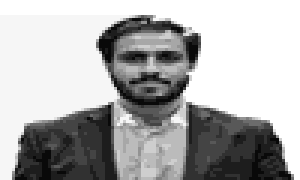
#> input picture source-prepped.png, 100 x 60 px (shown 3 times larger)
$ python -i prep_photo.py   (imports and definitions only)
#> lines starting #> are read from the running program, lines starting #| are printed output that depends on the picture; after the words box and inside, x2 and y2 are one past the last pixel; in counts of white or black regions, pixels touching at a corner belong together
#> further down, picture is the input picture: shape (60, 100, 3); min 9, max 255, mean 175
"""Prep a photo for ASCII conversion.

Pipeline: isolate the subject, boost local contrast (CLAHE), composite onto
pure white so the background maps to blank space in the ASCII ramp.

Subject isolation strategy:
  1. If `rembg` is installed, use it (best for busy backgrounds).
  2. Otherwise chroma-key against the background color sampled from the
     image corners (works great for flat studio-style backgrounds).

Usage:
    python scripts/prep_photo.py <photo> [out.png]

Output: grayscale PNG (default: source-prepped.png) ready for make_ascii_svg.py.
Only needed when the source photo changes — the daily workflow never runs this.
"""
import sys

import cv2
import numpy as np


def remove_bg_rembg(bgr):
    from rembg import remove  # optional dependency

    rgba = remove(cv2.cvtColor(bgr, cv2.COLOR_BGR2RGBA))
    return rgba[:, :, 3]  # alpha mask


def remove_bg_chroma(bgr, tol=32.0):
    """Mask = pixels far (in Lab) from the corner-sampled background color."""
#> called with tol = 32
    lab = cv2.cvtColor(bgr, cv2.COLOR_BGR2LAB).astype(np.float32)
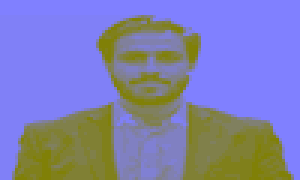
#> lab: shape (60, 100, 3) float32 (shown 3 times larger); mean B, G, R 177.2, 128, 128
    h, w = lab.shape[:2]
#> h = 60; w = 100
    ps = max(4, min(h, w) // 40)
#> ps = 4
    corners = np.vstack(
        [
            lab[:ps, :ps].reshape(-1, 3),
            lab[:ps, -ps:].reshape(-1, 3),
        ]
    )  # top corners only: subjects usually occupy the bottom edge
#> corners = 32 rows, first 8: [255, 128, 128], [255, 128, 128], [255, 128, 128], [255, 128, 128], [255, 128, 128], [255, 128, 128], [255, 128, 128], [255, 128, 128]
    bg = np.median(corners, axis=0)
#> bg = [255, 128, 128]
    dist = np.linalg.norm(lab - bg, axis=2)
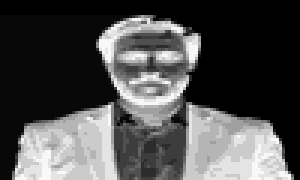
#> dist: shape (60, 100) float32 (shown 3 times larger); min 0, max 248, mean 77.8
    mask = (dist > tol).astype(np.uint8) * 255
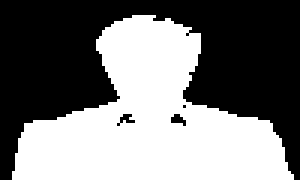
#> mask: shape (60, 100) (shown 3 times larger); 47% white; 1 white region, box (x1, y1, x2, y2) and area: (4, 5, 98, 60) 2821
    # clean speckle and close small holes
    k = cv2.getStructuringElement(cv2.MORPH_ELLIPSE, (7, 7))
    mask = cv2.morphologyEx(mask, cv2.MORPH_OPEN, k)
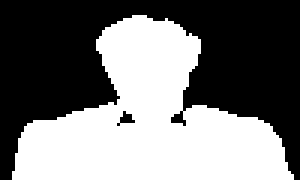
#> mask: shape (60, 100) (shown 3 times larger); 46.5% white; 1 white region, box (x1, y1, x2, y2) and area: (4, 5, 98, 60) 2787
    mask = cv2.morphologyEx(mask, cv2.MORPH_CLOSE, k)
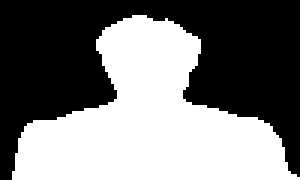
#> mask: shape (60, 100) (shown 3 times larger); 47.2% white; 1 white region, box (x1, y1, x2, y2) and area: (4, 5, 100, 60) 2830
    # keep only the largest connected component (the subject)
    n, labels, stats, _ = cv2.connectedComponentsWithStats(mask, 8)
#> n = 2; stats = [[0, 0, 100, 60, 3170], [4, 5, 96, 55, 2830]]
    if n > 1:
        biggest = 1 + int(np.argmax(stats[1:, cv2.CC_STAT_AREA]))
#> biggest = 1
        mask = np.where(labels == biggest, 255, 0).astype(np.uint8)
    mask = cv2.GaussianBlur(mask, (5, 5), 0)
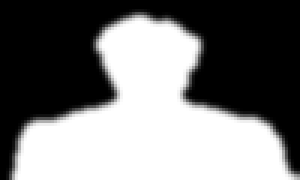
#> mask: shape (60, 100) (shown 3 times larger); min 0, max 255, mean 120.3
    return mask


def autocrop_black(bgr, thresh=20):
    """Trim pure-black letterbox borders if present."""
    gray = cv2.cvtColor(bgr, cv2.COLOR_BGR2GRAY)
    nz = cv2.findNonZero((gray > thresh).astype(np.uint8))
    x, y, w, h = cv2.boundingRect(nz)
    return bgr[y : y + h, x : x + w]


def main():
    src = sys.argv[1]
    out = sys.argv[2] if len(sys.argv) > 2 else "source-prepped.png"
    bgr = cv2.imread(src)
    if bgr is None:
        sys.exit(f"could not read {src}")
    bgr = autocrop_black(bgr)

    try:
        mask = remove_bg_rembg(bgr)
        how = "rembg"
    except Exception:
        mask = remove_bg_chroma(bgr)
        how = "chroma-key"

    gray = cv2.cvtColor(bgr, cv2.COLOR_BGR2GRAY)
    clahe = cv2.createCLAHE(clipLimit=2.0, tileGridSize=(8, 8))
    gray = clahe.apply(gray)

    # Compress subject highlights below true white so every subject pixel
    # prints at least a faint glyph — only the background stays blank.
    gray = gray.astype(np.float32) * 0.82

    a = mask.astype(np.float32) / 255.0
    prepped = (gray * a + 255.0 * (1.0 - a)).astype(np.uint8)

    cv2.imwrite(out, prepped)
    print(f"wrote {out} ({prepped.shape[1]}x{prepped.shape[0]}) via {how}")


# [2 lines not run here, left out]

>>> import cv2
>>> picture = cv2.imread('../source-prepped.png')
>>> result = remove_bg_chroma(picture)
